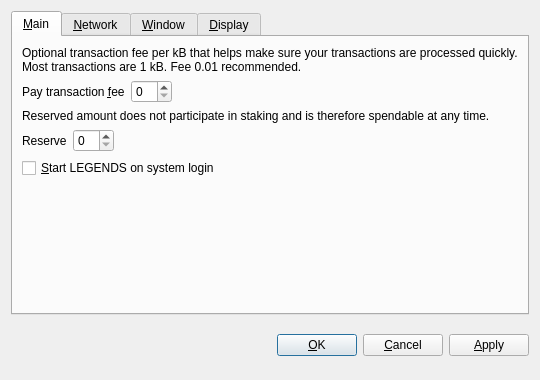
<?xml version="1.0" encoding="UTF-8"?>
<ui version="4.0">
 <class>OptionsDialog</class>
 <widget class="QDialog" name="OptionsDialog">
  <property name="geometry">
   <rect>
    <x>0</x>
    <y>0</y>
    <width>540</width>
    <height>380</height>
   </rect>
  </property>
  <property name="windowTitle">
   <string>Options</string>
  </property>
  <property name="modal">
   <bool>true</bool>
  </property>
  <layout class="QVBoxLayout" name="verticalLayout">
   <item>
    <widget class="QTabWidget" name="tabWidget">
     <property name="tabPosition">
      <enum>QTabWidget::North</enum>
     </property>
     <property name="currentIndex">
      <number>0</number>
     </property>
     <widget class="QWidget" name="tabMain">
      <attribute name="title">
       <string>&amp;Main</string>
      </attribute>
      <layout class="QVBoxLayout" name="verticalLayout_Main">
       <item>
        <widget class="QLabel" name="transactionFeeInfoLabel">
         <property name="text">
          <string>Optional transaction fee per kB that helps make sure your transactions are processed quickly. Most transactions are 1 kB. Fee 0.01 recommended.</string>
         </property>
         <property name="textFormat">
          <enum>Qt::PlainText</enum>
         </property>
         <property name="wordWrap">
          <bool>true</bool>
         </property>
        </widget>
       </item>
       <item>
        <layout class="QHBoxLayout" name="horizontalLayoutFee">
         <item>
          <widget class="QLabel" name="transactionFeeLabel">
           <property name="text">
            <string>Pay transaction &amp;fee</string>
           </property>
           <property name="textFormat">
            <enum>Qt::PlainText</enum>
           </property>
           <property name="buddy">
            <cstring>transactionFee</cstring>
           </property>
          </widget>
         </item>
         <item>
          <widget class="BitcoinAmountField" name="transactionFee"/>
         </item>
         <item>
          <spacer name="horizontalSpacerFee">
           <property name="orientation">
            <enum>Qt::Horizontal</enum>
           </property>
           <property name="sizeHint" stdset="0">
            <size>
             <width>40</width>
             <height>20</height>
            </size>
           </property>
          </spacer>
         </item>
        </layout>
       </item>
       <item>
        <widget class="QLabel" name="reserveBalanceInfoLabel">
         <property name="text">
          <string>Reserved amount does not participate in staking and is therefore spendable at any time.</string>
         </property>
         <property name="textFormat">
          <enum>Qt::PlainText</enum>
         </property>
         <property name="wordWrap">
          <bool>true</bool>
         </property>
        </widget>
       </item>
       <item>
        <layout class="QHBoxLayout" name="horizontalLayoutReserveBalance">
         <item>
          <widget class="QLabel" name="reserveBalanceLabel">
           <property name="text">
            <string>Reserve</string>
           </property>
           <property name="textFormat">
            <enum>Qt::PlainText</enum>
           </property>
           <property name="buddy">
            <cstring>reserveBalance</cstring>
           </property>
          </widget>
         </item>
         <item>
          <widget class="BitcoinAmountField" name="reserveBalance"/>
         </item>
         <item>
          <spacer name="horizontalSpacerReserveBalance">
           <property name="orientation">
            <enum>Qt::Horizontal</enum>
           </property>
           <property name="sizeHint" stdset="0">
            <size>
             <width>40</width>
             <height>20</height>
            </size>
           </property>
          </spacer>
         </item>
        </layout>
       </item>
       <item>
        <widget class="QCheckBox" name="bitcoinAtStartup">
         <property name="toolTip">
          <string>Automatically start LEGENDS after logging in to the system.</string>
         </property>
         <property name="text">
          <string>&amp;Start LEGENDS on system login</string>
         </property>
        </widget>
       </item>
       <item>
        <spacer name="verticalSpacer_Main">
         <property name="orientation">
          <enum>Qt::Vertical</enum>
         </property>
         <property name="sizeHint" stdset="0">
          <size>
           <width>20</width>
           <height>40</height>
          </size>
         </property>
        </spacer>
       </item>
      </layout>
     </widget>
     <widget class="QWidget" name="tabNetwork">
      <attribute name="title">
       <string>&amp;Network</string>
      </attribute>
      <layout class="QVBoxLayout" name="verticalLayout_Network">
       <item>
        <widget class="QCheckBox" name="mapPortUpnp">
         <property name="toolTip">
          <string>Automatically open the LEGENDS client port on the router. This only works when your router supports UPnP and it is enabled.</string>
         </property>
         <property name="text">
          <string>Map port using &amp;UPnP</string>
         </property>
        </widget>
       </item>
       <item>
        <widget class="QCheckBox" name="connectSocks">
         <property name="toolTip">
          <string>Connect to the LEGENDS network through a SOCKS proxy (e.g. when connecting through Tor).</string>
         </property>
         <property name="text">
          <string>&amp;Connect through SOCKS proxy:</string>
         </property>
        </widget>
       </item>
       <item>
        <layout class="QHBoxLayout" name="horizontalLayout_Network">
         <item>
          <widget class="QLabel" name="proxyIpLabel">
           <property name="text">
            <string>Proxy &amp;IP:</string>
           </property>
           <property name="textFormat">
            <enum>Qt::PlainText</enum>
           </property>
           <property name="buddy">
            <cstring>proxyIp</cstring>
           </property>
          </widget>
         </item>
         <item>
          <widget class="QValidatedLineEdit" name="proxyIp">
           <property name="maximumSize">
            <size>
             <width>140</width>
             <height>16777215</height>
            </size>
           </property>
           <property name="toolTip">
            <string>IP address of the proxy (e.g. 127.0.0.1)</string>
           </property>
          </widget>
         </item>
         <item>
          <widget class="QLabel" name="proxyPortLabel">
           <property name="text">
            <string>&amp;Port:</string>
           </property>
           <property name="textFormat">
            <enum>Qt::PlainText</enum>
           </property>
           <property name="buddy">
            <cstring>proxyPort</cstring>
           </property>
          </widget>
         </item>
         <item>
          <widget class="QLineEdit" name="proxyPort">
           <property name="maximumSize">
            <size>
             <width>55</width>
             <height>16777215</height>
            </size>
           </property>
           <property name="toolTip">
            <string>Port of the proxy (e.g. 9050)</string>
           </property>
          </widget>
         </item>
         <item>
          <widget class="QLabel" name="socksVersionLabel">
           <property name="text">
            <string>SOCKS &amp;Version:</string>
           </property>
           <property name="textFormat">
            <enum>Qt::PlainText</enum>
           </property>
           <property name="buddy">
            <cstring>socksVersion</cstring>
           </property>
          </widget>
         </item>
         <item>
          <widget class="QValueComboBox" name="socksVersion">
           <property name="toolTip">
            <string>SOCKS version of the proxy (e.g. 5)</string>
           </property>
          </widget>
         </item>
         <item>
          <spacer name="horizontalSpacer_Network">
           <property name="orientation">
            <enum>Qt::Horizontal</enum>
           </property>
           <property name="sizeHint" stdset="0">
            <size>
             <width>40</width>
             <height>20</height>
            </size>
           </property>
          </spacer>
         </item>
        </layout>
       </item>
       <item>
        <spacer name="verticalSpacer_Network">
         <property name="orientation">
          <enum>Qt::Vertical</enum>
         </property>
         <property name="sizeHint" stdset="0">
          <size>
           <width>20</width>
           <height>40</height>
          </size>
         </property>
        </spacer>
       </item>
      </layout>
     </widget>
     <widget class="QWidget" name="tabWindow">
      <attribute name="title">
       <string>&amp;Window</string>
      </attribute>
      <layout class="QVBoxLayout" name="verticalLayout_Window">
       <item>
        <widget class="QCheckBox" name="minimizeToTray">
         <property name="toolTip">
          <string>Show only a tray icon after minimizing the window.</string>
         </property>
         <property name="text">
          <string>&amp;Minimize to the tray instead of the taskbar</string>
         </property>
        </widget>
       </item>
       <item>
        <widget class="QCheckBox" name="minimizeOnClose">
         <property name="toolTip">
          <string>Minimize instead of exit the application when the window is closed. When this option is enabled, the application will be closed only after selecting Quit in the menu.</string>
         </property>
         <property name="text">
          <string>M&amp;inimize on close</string>
         </property>
        </widget>
       </item>
       <item>
        <spacer name="verticalSpacer_Window">
         <property name="orientation">
          <enum>Qt::Vertical</enum>
         </property>
         <property name="sizeHint" stdset="0">
          <size>
           <width>20</width>
           <height>40</height>
          </size>
         </property>
        </spacer>
       </item>
      </layout>
     </widget>
     <widget class="QWidget" name="tabDisplay">
      <attribute name="title">
       <string>&amp;Display</string>
      </attribute>
      <layout class="QVBoxLayout" name="verticalLayout_Display">
       <item>
        <layout class="QHBoxLayout" name="horizontalLayout_1_Display">
         <item>
          <widget class="QLabel" name="langLabel">
           <property name="text">
            <string>User Interface &amp;language:</string>
           </property>
           <property name="textFormat">
            <enum>Qt::PlainText</enum>
           </property>
           <property name="buddy">
            <cstring>lang</cstring>
           </property>
          </widget>
         </item>
         <item>
          <widget class="QValueComboBox" name="lang">
           <property name="toolTip">
            <string>The user interface language can be set here. This setting will take effect after restarting LEGENDS.</string>
           </property>
          </widget>
         </item>
        </layout>
       </item>
       <item>
        <layout class="QHBoxLayout" name="horizontalLayout_2_Display">
         <item>
          <widget class="QLabel" name="unitLabel">
           <property name="text">
            <string>&amp;Unit to show amounts in:</string>
           </property>
           <property name="textFormat">
            <enum>Qt::PlainText</enum>
           </property>
           <property name="buddy">
            <cstring>unit</cstring>
           </property>
          </widget>
         </item>
         <item>
          <widget class="QValueComboBox" name="unit">
           <property name="toolTip">
            <string>Choose the default subdivision unit to show in the interface and when sending coins.</string>
           </property>
          </widget>
         </item>
        </layout>
       </item>
       <item>
        <widget class="QCheckBox" name="displayAddresses">
         <property name="toolTip">
          <string>Whether to show LEGENDS addresses in the transaction list or not.</string>
         </property>
         <property name="text">
          <string>&amp;Display addresses in transaction list</string>
         </property>
        </widget>
       </item>
       <item>
        <widget class="QCheckBox" name="coinControlFeatures">
         <property name="toolTip">
          <string>Whether to show coin control features or not.</string>
         </property>
         <property name="text">
          <string>Display coin &amp;control features (experts only!)</string>
         </property>
        </widget>
       </item>
       <item>
        <spacer name="verticalSpacer_Display">
         <property name="orientation">
          <enum>Qt::Vertical</enum>
         </property>
         <property name="sizeHint" stdset="0">
          <size>
           <width>20</width>
           <height>40</height>
          </size>
         </property>
        </spacer>
       </item>
      </layout>
     </widget>
    </widget>
   </item>
   <item>
    <layout class="QHBoxLayout" name="horizontalLayout_Buttons">
     <item>
      <spacer name="horizontalSpacer_1">
       <property name="orientation">
        <enum>Qt::Horizontal</enum>
       </property>
       <property name="sizeHint" stdset="0">
        <size>
         <width>40</width>
         <height>48</height>
        </size>
       </property>
      </spacer>
     </item>
     <item>
      <widget class="QLabel" name="statusLabel">
       <property name="font">
        <font>
         <weight>75</weight>
         <bold>true</bold>
        </font>
       </property>
       <property name="text">
        <string/>
       </property>
       <property name="textFormat">
        <enum>Qt::PlainText</enum>
       </property>
       <property name="wordWrap">
        <bool>true</bool>
       </property>
      </widget>
     </item>
     <item>
      <spacer name="horizontalSpacer_2">
       <property name="orientation">
        <enum>Qt::Horizontal</enum>
       </property>
       <property name="sizeHint" stdset="0">
        <size>
         <width>40</width>
         <height>48</height>
        </size>
       </property>
      </spacer>
     </item>
     <item>
      <widget class="QPushButton" name="okButton">
       <property name="text">
        <string>&amp;OK</string>
       </property>
      </widget>
     </item>
     <item>
      <widget class="QPushButton" name="cancelButton">
       <property name="text">
        <string>&amp;Cancel</string>
       </property>
       <property name="autoDefault">
        <bool>false</bool>
       </property>
      </widget>
     </item>
     <item>
      <widget class="QPushButton" name="applyButton">
       <property name="text">
        <string>&amp;Apply</string>
       </property>
       <property name="autoDefault">
        <bool>false</bool>
       </property>
      </widget>
     </item>
    </layout>
   </item>
  </layout>
 </widget>
 <customwidgets>
  <customwidget>
   <class>BitcoinAmountField</class>
   <extends>QSpinBox</extends>
   <header>bitcoinamountfield.h</header>
  </customwidget>
  <customwidget>
   <class>QValueComboBox</class>
   <extends>QComboBox</extends>
   <header>qvaluecombobox.h</header>
  </customwidget>
  <customwidget>
   <class>QValidatedLineEdit</class>
   <extends>QLineEdit</extends>
   <header>qvalidatedlineedit.h</header>
  </customwidget>
 </customwidgets>
 <resources/>
 <connections/>
</ui>
